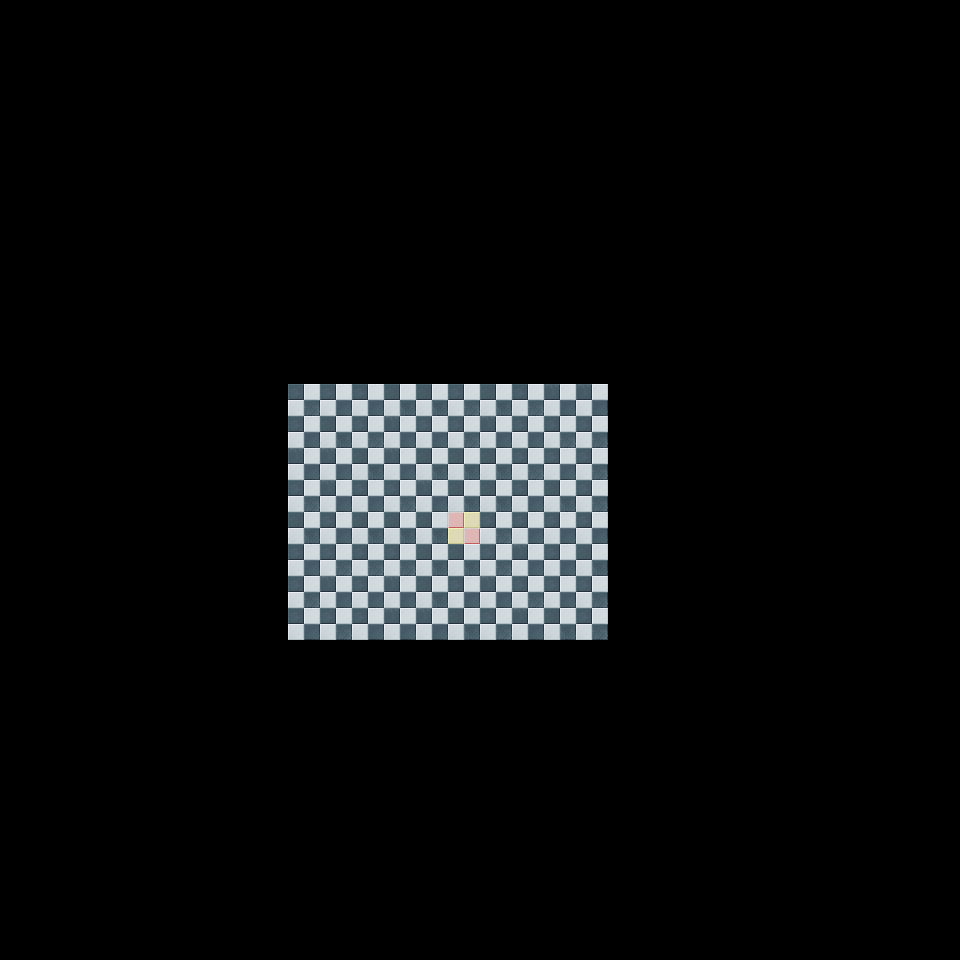

Below is a game level as drawn by its tile map, then a one-line description and the .tmx file that defines it, in full:
An orthogonal 30x30 tile map with 32x32 px tiles, 1 tile layer (Tile Layer 1).

<map version="1.8" tiledversion="1.8.6" orientation="orthogonal" renderorder="right-down" width="30" height="30" tilewidth="32" tileheight="32" infinite="0" nextlayerid="2" nextobjectid="1">
 <tileset firstgid="1" source="../tilesets/level_tiles.tsx" />
 <layer id="1" name="Tile Layer 1" width="30" height="30">
  <data encoding="csv">
0,0,0,0,0,0,0,0,0,0,0,0,0,0,0,0,0,0,0,0,0,0,0,0,0,0,0,0,0,0,
0,0,0,0,0,0,0,0,0,0,0,0,0,0,0,0,0,0,0,0,0,0,0,0,0,0,0,0,0,0,
0,0,0,0,0,0,0,0,0,0,0,0,0,0,0,0,0,0,0,0,0,0,0,0,0,0,0,0,0,0,
0,0,0,0,0,0,0,0,0,0,0,0,0,0,0,0,0,0,0,0,0,0,0,0,0,0,0,0,0,0,
0,0,0,0,0,0,0,0,0,0,0,0,0,0,0,0,0,0,0,0,0,0,0,0,0,0,0,0,0,0,
0,0,0,0,0,0,0,0,0,0,0,0,0,0,0,0,0,0,0,0,0,0,0,0,0,0,0,0,0,0,
0,0,0,0,0,0,0,0,0,0,0,0,0,0,0,0,0,0,0,0,0,0,0,0,0,0,0,0,0,0,
0,0,0,0,0,0,0,0,0,0,0,0,0,0,0,0,0,0,0,0,0,0,0,0,0,0,0,0,0,0,
0,0,0,0,0,0,0,0,0,0,0,0,0,0,0,0,0,0,0,0,0,0,0,0,0,0,0,0,0,0,
0,0,0,0,0,0,0,0,0,0,0,0,0,0,0,0,0,0,0,0,0,0,0,0,0,0,0,0,0,0,
0,0,0,0,0,0,0,0,0,0,0,0,0,0,0,0,0,0,0,0,0,0,0,0,0,0,0,0,0,0,
0,0,0,0,0,0,0,0,0,0,0,0,0,0,0,0,0,0,0,0,0,0,0,0,0,0,0,0,0,0,
0,0,0,0,0,0,0,0,0,15,17,17,16,16,15,16,15,18,18,0,0,0,0,0,0,0,0,0,0,0,
0,0,0,0,0,0,0,0,0,17,16,15,18,17,15,18,17,15,15,0,0,0,0,0,0,0,0,0,0,0,
0,0,0,0,0,0,0,0,0,18,18,16,18,16,16,16,15,17,15,0,0,0,0,0,0,0,0,0,0,0,
0,0,0,0,0,0,0,0,0,15,18,17,15,18,16,16,17,16,15,0,0,0,0,0,0,0,0,0,0,0,
0,0,0,0,0,0,0,0,0,16,17,16,16,16,24,15,17,17,17,0,0,0,0,0,0,0,0,0,0,0,
0,0,0,0,0,0,0,0,0,17,15,15,15,16,16,15,18,17,16,0,0,0,0,0,0,0,0,0,0,0,
0,0,0,0,0,0,0,0,0,15,18,17,18,16,17,18,15,17,15,0,0,0,0,0,0,0,0,0,0,0,
0,0,0,0,0,0,0,0,0,17,15,17,18,18,16,15,18,16,15,0,0,0,0,0,0,0,0,0,0,0,
0,0,0,0,0,0,0,0,0,0,0,0,0,0,0,0,0,0,0,0,0,0,0,0,0,0,0,0,0,0,
0,0,0,0,0,0,0,0,0,0,0,0,0,0,0,0,0,0,0,0,0,0,0,0,0,0,0,0,0,0,
0,0,0,0,0,0,0,0,0,0,0,0,0,0,0,0,0,0,0,0,0,0,0,0,0,0,0,0,0,0,
0,0,0,0,0,0,0,0,0,0,0,0,0,0,0,0,0,0,0,0,0,0,0,0,0,0,0,0,0,0,
0,0,0,0,0,0,0,0,0,0,0,0,0,0,0,0,0,0,0,0,0,0,0,0,0,0,0,0,0,0,
0,0,0,0,0,0,0,0,0,0,0,0,0,0,0,0,0,0,0,0,0,0,0,0,0,0,0,0,0,0,
0,0,0,0,0,0,0,0,0,0,0,0,0,0,0,0,0,0,0,0,0,0,0,0,0,0,0,0,0,0,
0,0,0,0,0,0,0,0,0,0,0,0,0,0,0,0,0,0,0,0,0,0,0,0,0,0,0,0,0,0,
0,0,0,0,0,0,0,0,0,0,0,0,0,0,0,0,0,0,0,0,0,0,0,0,0,0,0,0,0,0,
0,0,0,0,0,0,0,0,0,0,0,0,0,0,0,0,0,0,0,0,0,0,0,0,0,0,0,0,0,0
</data>
 </layer>
</map>
